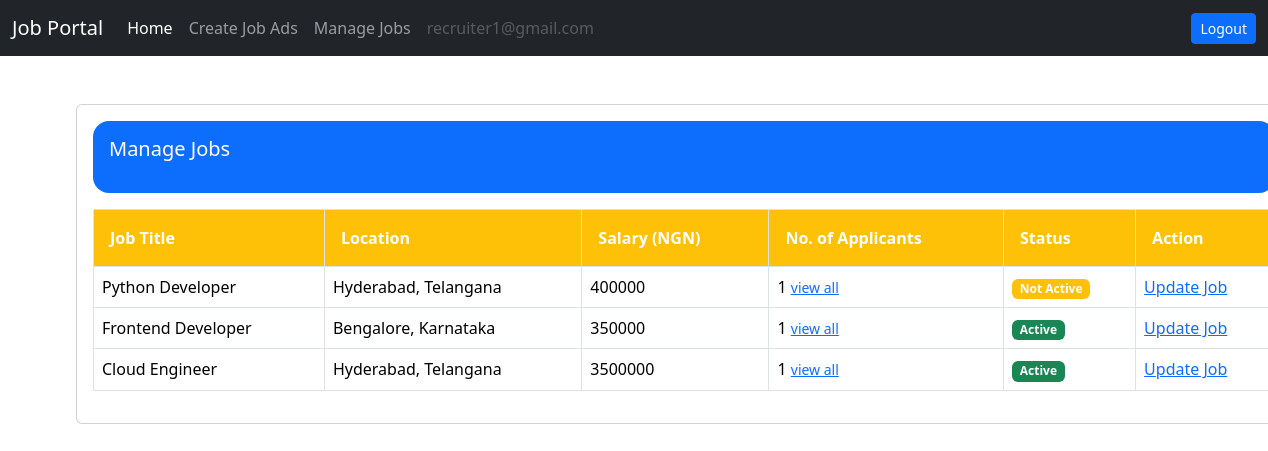
Page /job/manage-jobs/ (signed in) on the committed database.
### users/models.py (models this page shows)
class User(AbstractUser):
    email = models.EmailField(unique=True)
    is_recruiter=models.BooleanField(default=False)
    is_applicant=models.BooleanField(default=False)
    has_resume=models.BooleanField(default=False)
    has_company=models.BooleanField(default=False)

### job/models.py (models this page shows, shortened)
class Job(models.Model):
    job_type_choices=(
        ('Remote','Remote'),
        ('Onsite','Onsite'),
        ('Hybrid','Hybrid'),
    )
    user=models.ForeignKey(User,on_delete=models.CASCADE)
    company=models.ForeignKey(Company,on_delete=models.CASCADE)
    title=models.CharField(max_length=100)
    city=models.CharField(max_length=100)
    salary=models.PositiveBigIntegerField(default=35000)
    requirements=models.TextField()
    ideal_candidate=models.TextField()
    is_available=models.BooleanField(default=True)
    timestamp=models.DateTimeField(auto_now_add=True)
    industry=models.ForeignKey(Industry,on_delete=models.DO_NOTHING,null=True,blank=True)
    state=models.ForeignKey(State,on_delete=models.DO_NOTHING,null=True,blank=True)
    job_type=models.CharField(max_length=20,choices=job_type_choices,null=True, blank=True)

class State(models.Model):
    name=models.CharField(max_length=100)
    def __str__(self):
        return self.name

### job/views.py (the view)
# urls.py: path('manage-jobs/',views.manage_jobs,name='manage-jobs'),
def manage_jobs(request):
    jobs=Job.objects.filter(user=request.user,company=request.user.company)
    context={'jobs': jobs}
    return render(request, 'job/manage_jobs.html', context)

### templates/job/manage_jobs.html
{% extends 'base.html'%} {%block content%}
<div class="card mx-auto" style="width: 76rem">
  <div class="card-body">
    <div class="bg-primary text-white p-3 mb-3 rounded-4">
    <h5 class="card-title mb-3">Manage Jobs</h5>
    </div>
    <table class="table table-bordered">
      <thead>
        <tr>
          <th scope="col" class="bg-warning text-white p-3">Job Title</th>
          <th scope="col" class="bg-warning text-white p-3">Location</th>
          <th scope="col" class="bg-warning text-white p-3">Salary (NGN)</th>
          <th scope="col" class="bg-warning text-white p-3">No. of Applicants</th>
          <th scope="col" class="bg-warning text-white p-3">Status</th>
          <th scope="col" class="bg-warning text-white p-3">Action</th>
        </tr>
      </thead>
      <tbody>
        {% for job in jobs%}
        <tr>
          <td>{{job.title}}</td>
          <td>{{job.city}}, {{job.state}}</td>
          <td>{{job.salary}}</td>
          <td>
            {{job.applyjob_set.all.count}}
            <a href="{%url 'all-applicants' job.pk %}"
              ><small> view all</small></a
            >
          </td>
          {%if job.is_available%}
          <td><span class="badge bg-success">Active</span></td>
          {%else%}
          <td><span class="badge bg-warning">Not Active</span></td>
          {%endif%}
          <td><a href="{%url 'update-job' job.pk%}">Update Job</a></td>
        </tr>
        {%endfor%}
      </tbody>
    </table>
  </div>
</div>
{%endblock content%}

### templates/base.html (shortened to what this page needs)
<!DOCTYPE html>
<html lang="en">
  <head>
    <link
      href="https://cdn.jsdelivr.net/npm/bootstrap@5.3.3/dist/css/bootstrap.min.css"
      rel="stylesheet"
    />
    <link
      href="https://getbootstrap.com/docs/5.3/assets/css/docs.css"
      rel="stylesheet"
    />
  </head>
  <body style="background-image: url('https://wallpapercave.com/wp/wp3616205.jpg');">
    <nav class="navbar navbar-expand-lg navbar-dark bg-dark">
      <div class="container-fluid">
        <a class="navbar-brand" href="{% url 'home' %}">Job Portal</a>
        <div class="collapse navbar-collapse" id="navbarSupportedContent">
          {% if request.user.is_authenticated %}
          {% if request.user.is_applicant%}
          <ul class="navbar-nav me-auto mb-2 mb-lg-0">
            <li class="nav-item">
              <a class="nav-link active" aria-current="page" href="#">Home</a>
            </li>
            {%if request.user.has_resume%}
            <li class="nav-item">
              <a class="nav-link" aria-current="page" href="{% url 'job-listing'%}">Apply to Jobs</a>
            </li>
            <li class="nav-item">
              <a class="nav-link " aria-current="page" href="{% url 'applied-jobs'%}"> Manage Job Applications</a>
            </li>
            {%else%}
            <li class="nav-item">
              <a class="nav-link active" aria-current="page" href="{% url 'update-resume'%}">Create Resume</a>
            </li>
            {%endif%}
            <li class="nav-item">
              <a class="nav-link disabled" aria-current="page"  href="#" >{{request.user.email}}</a>
            </li>
          </ul>
          <a  href="{% url 'logout' %}" class="btn btn-primary btn-sm">Logout</a>
          {% elif request.user.is_recruiter %}
          <ul class="navbar-nav me-auto mb-2 mb-lg-0">
            <li class="nav-item">
              <a class="nav-link active" aria-current="page" href="#">Home</a>
            </li>
            {% if request.user.has_company%}
            <li class="nav-item">
              <a class="nav-link" aria-current="page" href="{% url 'create-job' %}"
                >Create Job Ads</a
              >
            </li>
            <li class="nav-item">
              <a class="nav-link" aria-current="page" href="{% url 'manage-jobs' %}"
                >Manage Jobs</a
              >
            </li>
            {%endif%}
            <li class="nav-item">
              <a class="nav-link disabled" aria-current="page"  href="#" >{{request.user.email}}</a>
            </li>
            </ul>
            <a  href="{% url 'logout' %}" class="btn btn-primary btn-sm">Logout</a>
          {%endif%}
          {%endif%}
        </div>
      </div>
    </nav>
    <div class="container mt-5">
       {%block content%} {%endblock content%}
    </div>
  </body>
</html>

### rows in the picture
User: user.email "recruiter1@gmail.com"
Job: title "Python Developer", city "Hyderabad", state "Telangana", salary "400000", applyjob_set.all.count "1", is_available "Not Active"
Job: title "Frontend Developer", city "Bengalore", state "Karnataka", salary "350000", applyjob_set.all.count "1", is_available "Active"
Job: title "Cloud Engineer", city "Hyderabad", state "Telangana", salary "3500000", applyjob_set.all.count "1", is_available "Active"
